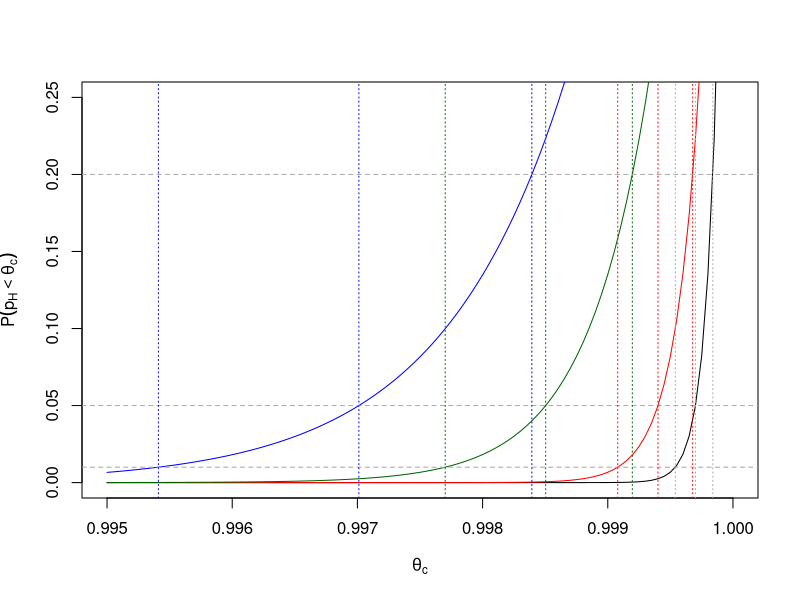
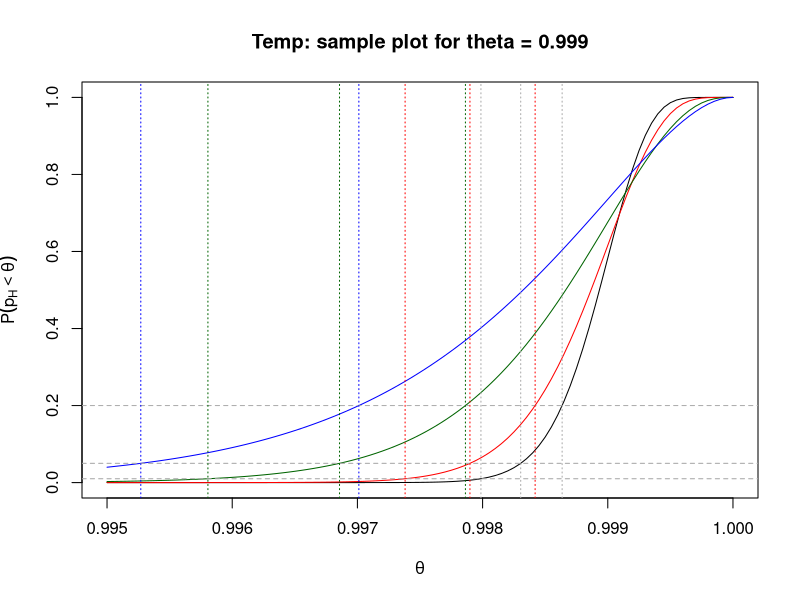

Reproduce these figures in R, in order.
## ---- chunk 1
plot(function (theta) pbeta(theta, 10001, 1), xlim = c(0.995, 1.0), ylim = c(0, 0.25), xlab = expression(theta[c]), ylab = expression(P(p[H] < theta[c])))
curve(pbeta(x, 5001, 1), add = TRUE, col = "red")
curve(pbeta(x, 2001, 1), add = TRUE, col = "darkgreen") 
curve(pbeta(x, 1001, 1), add = TRUE, col = "blue")
confs = c(0.01, 0.05, 0.20)
abline(h = confs, lty = "dashed", col = "darkgrey")
abline(v = qbeta(confs, 1001, 1), lty = "dotted", col = "blue")
abline(v = qbeta(confs, 2001, 1), lty = "dotted", col = "darkgreen")
abline(v = qbeta(confs, 5001, 1), lty = "dotted", col = "red")
abline(v = qbeta(confs, 10001, 1), lty = "dotted", col = "darkgrey")
## ---- chunk 2
plot(function (theta) pbeta(theta, 9991, 11), xlim = c(0.995, 1.0), ylim = c(0, 1), xlab = expression(theta), ylab = expression(P(p[H] < theta)), main = "Temp: sample plot for theta = 0.999")
curve(pbeta(x, 4996, 6), add = TRUE, col = "red")
curve(pbeta(x, 1999, 3), add = TRUE, col = "darkgreen") 
curve(pbeta(x, 1000, 2), add = TRUE, col = "blue")
confs = c(0.01, 0.05, 0.20)
abline(h = confs, lty = "dashed", col = "darkgrey")
abline(v = qbeta(confs, 1000, 2), lty = "dotted", col = "blue")
abline(v = qbeta(confs, 1999, 3), lty = "dotted", col = "darkgreen")
abline(v = qbeta(confs, 4996, 6), lty = "dotted", col = "red")
abline(v = qbeta(confs, 9991, 11), lty = "dotted", col = "darkgrey")
